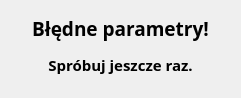
<?xml version="1.0" encoding="UTF-8"?>
<ui version="4.0">
 <class>MainWindow</class>
 <widget class="QMainWindow" name="MainWindow">
  <property name="geometry">
   <rect>
    <x>0</x>
    <y>0</y>
    <width>241</width>
    <height>98</height>
   </rect>
  </property>
  <property name="windowTitle">
   <string notr="true">BŁĄD</string>
  </property>
  <property name="windowIcon">
   <iconset>
    <normaloff>grafiki/error_icon.png</normaloff>grafiki/error_icon.png</iconset>
  </property>
  <widget class="QWidget" name="centralwidget">
   <widget class="QLabel" name="label">
    <property name="geometry">
     <rect>
      <x>0</x>
      <y>0</y>
      <width>241</width>
      <height>91</height>
     </rect>
    </property>
    <property name="font">
     <font>
      <family>Century Gothic</family>
      <pointsize>20</pointsize>
      <bold>true</bold>
     </font>
    </property>
    <property name="text">
     <string>&lt;html&gt;&lt;head/&gt;&lt;body&gt;&lt;p align=&quot;center&quot;&gt;&lt;span style=&quot; font-size:14pt;&quot;&gt;Błędne parametry!&lt;/span&gt;&lt;/p&gt;&lt;p align=&quot;center&quot;&gt;&lt;span style=&quot; font-size:11pt;&quot;&gt;Spróbuj jeszcze raz.&lt;/span&gt;&lt;/p&gt;&lt;/body&gt;&lt;/html&gt;</string>
    </property>
   </widget>
  </widget>
 </widget>
 <resources/>
 <connections/>
</ui>
